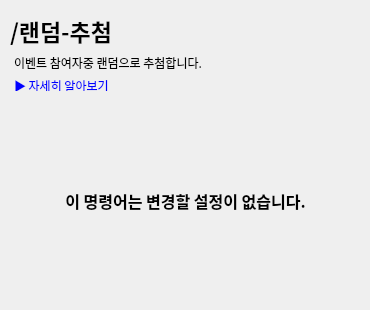
   <widget class="QWidget" name="randomPeople">
    <widget class="QLabel" name="titleLabel_3">
     <property name="geometry">
      <rect>
       <x>10</x>
       <y>10</y>
       <width>201</width>
       <height>41</height>
      </rect>
     </property>
     <property name="font">
      <font>
       <family>맑은 고딕</family>
       <pointsize>17</pointsize>
       <weight>75</weight>
       <bold>true</bold>
      </font>
     </property>
     <property name="text">
      <string>/랜덤-추첨</string>
     </property>
    </widget>
    <widget class="QTextBrowser" name="addWarnDescriptionTextBrowser_4">
     <property name="geometry">
      <rect>
       <x>10</x>
       <y>50</y>
       <width>251</width>
       <height>41</height>
      </rect>
     </property>
     <property name="font">
      <font>
       <family>맑은 고딕</family>
      </font>
     </property>
     <property name="styleSheet">
      <string notr="true">background: transparent; border: none;</string>
     </property>
     <property name="verticalScrollBarPolicy">
      <enum>Qt::ScrollBarAlwaysOff</enum>
     </property>
     <property name="horizontalScrollBarPolicy">
      <enum>Qt::ScrollBarAlwaysOff</enum>
     </property>
     <property name="html">
      <string>&lt;!DOCTYPE HTML PUBLIC &quot;-//W3C//DTD HTML 4.0//EN&quot; &quot;http://www.w3.org/TR/REC-html40/strict.dtd&quot;&gt;
&lt;html&gt;&lt;head&gt;&lt;meta name=&quot;qrichtext&quot; content=&quot;1&quot; /&gt;&lt;style type=&quot;text/css&quot;&gt;
p, li { white-space: pre-wrap; }
&lt;/style&gt;&lt;/head&gt;&lt;body style=&quot; font-family:'맑은 고딕','맑은 고딕'; font-size:9pt; font-weight:400; font-style:normal;&quot;&gt;
&lt;p style=&quot; margin-top:0px; margin-bottom:5px; margin-left:0px; margin-right:0px; -qt-block-indent:0; text-indent:0px;&quot;&gt;이벤트 참여자중 랜덤으로 추첨합니다.&lt;/p&gt;
&lt;p style=&quot; margin-top:0px; margin-bottom:5px; margin-left:0px; margin-right:0px; -qt-block-indent:0; text-indent:0px;&quot;&gt;&lt;a href=&quot;https://github.com/pandamgay/gui_discord_bot/blob/main/commands.md#7&quot;&gt;&lt;span style=&quot; text-decoration: underline; color:#0000ff;&quot;&gt;▶ 자세히 알아보기&lt;/span&gt;&lt;/a&gt;&lt;/p&gt;&lt;/body&gt;&lt;/html&gt;</string>
     </property>
    </widget>
    <widget class="QWidget" name="verticalLayoutWidget_3">
     <property name="geometry">
      <rect>
       <x>10</x>
       <y>100</y>
       <width>351</width>
       <height>201</height>
      </rect>
     </property>
     <layout class="QVBoxLayout" name="verticalLayout_4" stretch="0,0,0">
      <property name="sizeConstraint">
       <enum>QLayout::SetDefaultConstraint</enum>
      </property>
      <item>
       <spacer name="verticalSpacer_5">
        <property name="orientation">
         <enum>Qt::Vertical</enum>
        </property>
        <property name="sizeHint" stdset="0">
         <size>
          <width>20</width>
          <height>40</height>
         </size>
        </property>
       </spacer>
      </item>
      <item>
       <widget class="QLabel" name="label_4">
        <property name="font">
         <font>
          <family>맑은 고딕</family>
          <pointsize>12</pointsize>
          <weight>75</weight>
          <bold>true</bold>
         </font>
        </property>
        <property name="text">
         <string>이 명령어는 변경할 설정이 없습니다.</string>
        </property>
        <property name="alignment">
         <set>Qt::AlignCenter</set>
        </property>
       </widget>
      </item>
      <item>
       <spacer name="verticalSpacer_6">
        <property name="orientation">
         <enum>Qt::Vertical</enum>
        </property>
        <property name="sizeHint" stdset="0">
         <size>
          <width>20</width>
          <height>40</height>
         </size>
        </property>
       </spacer>
      </item>
     </layout>
    </widget>
   </widget>
